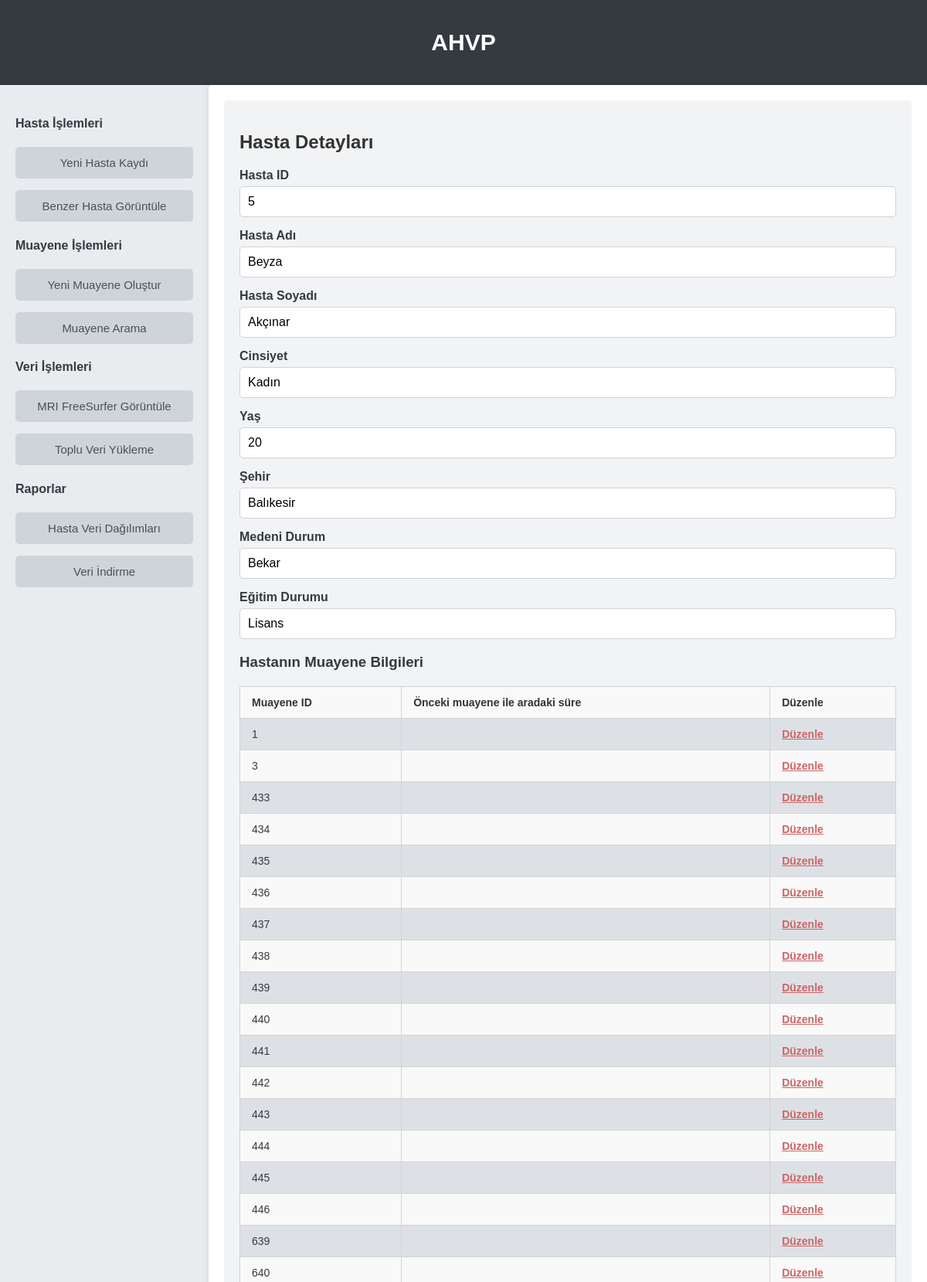
The app's page /hasta/5/ (upper part) with its own data.
### AHVP_app/models.py (models this page shows, shortened)
class Hasta(models.Model):
    hasta_id = models.AutoField(primary_key=True)
    isim = models.CharField(max_length=100)
    soyisim = models.CharField(max_length=100)
    cinsiyet = models.CharField(max_length=10, choices=CINSIYET_CHOICES)
    yas = models.IntegerField()
    sehir = models.CharField(max_length=100, choices=SEHIR_CHOICES)
    medeni_durum = models.CharField(max_length=100, choices=MEDENI_DURUM_CHOICES)
    egitim_durumu = models.CharField(max_length=100, choices=EGITIM_DURUM_CHOICES)
    meslek = models.CharField(max_length=100)

class Muayene(models.Model):
    hasta = models.ForeignKey(Hasta, on_delete=models.CASCADE)  # The examination belongs to a patient
    sifrelenmis_tarih = models.CharField(max_length=255)  # Encrypted date
    denge_bozuklugu = models.BooleanField(default=False)
    serebellar_bulgular = models.BooleanField(default=False)
    ense_sertligi = models.BooleanField(default=False)
    parkinsonizm = models.BooleanField(default=False)
    kranial_sinir_bulgulari = models.BooleanField(default=False)
    motor_duygusal_bulgular = models.BooleanField(default=False)
    patolojik_refleks = models.BooleanField(default=False)
    acer = models.IntegerField(null=True, blank=True)
    npt = models.IntegerField(null=True, blank=True)
    beck_depresyon = models.IntegerField(null=True, blank=True)
    beck_anksiyete = models.IntegerField(null=True, blank=True)
    geriatrik_depresyon = models.IntegerField(null=True, blank=True)
    mmse_zaman = models.IntegerField(null=True, blank=True)
    mmse_yer = models.IntegerField(null=True, blank=True)
    mmse_kayithafizasi = models.IntegerField(null=True, blank=True)
    mmse_dikkat = models.IntegerField(null=True, blank=True)
    mmse_hatirlama = models.IntegerField(null=True, blank=True)
    mmse_lisan = models.IntegerField(null=True, blank=True)
    mmse = models.IntegerField(null=True, blank=True)
    glukoz = models.DecimalField(max_digits=5, decimal_places=2, null=True, blank=True)
    tam_kan_hb = models.DecimalField(max_digits=5, decimal_places=2, null=True, blank=True)
    tam_kan_lym = models.DecimalField(max_digits=5, decimal_places=2, null=True, blank=True)
    tam_kan_neu = models.DecimalField(max_digits=5, decimal_places=2, null=True, blank=True)
    tam_kan_plt = models.DecimalField(max_digits=5, decimal_places=2, null=True, blank=True)
    vitamin_b12 = models.DecimalField(max_digits=5, decimal_places=2, null=True, blank=True)
    tiroid_fonksiyon = models.DecimalField(max_digits=5, decimal_places=2, null=True, blank=True)
    ast = models.DecimalField(max_digits=5, decimal_places=2, null=True, blank=True)
    alt = models.DecimalField(max_digits=5, decimal_places=2, null=True, blank=True)
    ldh = models.DecimalField(max_digits=5, decimal_places=2, null=True, blank=True)
    bun = models.DecimalField(max_digits=5, decimal_places=2, null=True, blank=True)
    kreatinin = models.DecimalField(max_digits=5, decimal_places=2, null=True, blank=True)
    uric_acid = models.DecimalField(max_digits=5, decimal_places=2, null=True, blank=True)
    eritrosit = models.DecimalField(max_digits=5, decimal_places=2, null=True, blank=True)
    sedim = models.DecimalField(max_digits=5, decimal_places=2, null=True, blank=True)
    vldrl = models.CharField(max_length=100, null=True, blank=True)
    bt_sonucu = models.TextField(null=True, blank=True)
    mri_notlari = models.TextField(null=True, blank=True)
    mri_tarihi = models.DateField(null=True, blank=True)
    mri_freesurfer = models.FileField(upload_to='mri/', null=True, blank=True)
    pet1 = models.DecimalField(max_digits=5, decimal_places=2, null=True, blank=True)
    pet2 = models.DecimalField(max_digits=5, decimal_places=2, null=True, blank=True)
    pet3 = models.DecimalField(max_digits=5, decimal_places=2, null=True, blank=True)
    pet4 = models.DecimalField(max_digits=5, decimal_places=2, null=True, blank=True)
    pet5 = models.DecimalField(max_digits=5, decimal_places=2, null=True, blank=True)
    pet6 = models.DecimalField(max_digits=5, decimal_places=2, null=True, blank=True)
    pet7 = models.DecimalField(max_digits=5, decimal_places=2, null=True, blank=True)
    pet8 = models.DecimalField(max_digits=5, decimal_places=2, null=True, blank=True)
    pet9 = models.DecimalField(max_digits=5, decimal_places=2, null=True, blank=True)
    pet10 = models.DecimalField(max_digits=5, decimal_places=2, null=True, blank=True)
    pa_akciger_grafisi = models.TextField(null=True, blank=True)
    eeg_sonucu = models.TextField(null=True, blank=True)
    eeg_file = models.FileField(upload_to='mri/', null=True, blank=True)
    amiloid = models.DecimalField(max_digits=5, decimal_places=2, null=True, blank=True)
    tau = models.DecimalField(max_digits=5, decimal_places=2, null=True, blank=True)
    ek_testler = models.TextField(null=True, blank=True)

### AHVP_app/views.py (the view)
# urls.py: path('hasta/<int:patient_id>/', views.patient_detail_view, name='patient_detail_view'),
def patient_detail_view(request, patient_id):
    hasta = get_object_or_404(Hasta, hasta_id=patient_id)
    muayeneler = Muayene.objects.filter(hasta=hasta)
    return render(request, 'patient_detail_view.html', {'hasta': hasta , 'muayeneler': muayeneler})

### AHVP_app/templates/patient_detail_view.html (shortened to what this page needs)
{% extends 'base.html' %}
{% block content %}
<div class="dashboard-content">
    <h2>Hasta Detayları</h2>
    {% if hasta %}
    <div class="patient-info">
        {% include 'components/textfield.html' with id='hasta_id' label='Hasta ID' name='hasta_id' value=hasta.hasta_id placeholder='Hasta ID' style_class='form-control' readonly=True %}
        {% include 'components/textfield.html' with id='isim' label='Hasta Adı' name='isim' value=hasta.isim placeholder='Hasta Adı' style_class='form-control' readonly=True %}
        {% include 'components/textfield.html' with id='soyisim' label='Hasta Soyadı' name='soyisim' value=hasta.soyisim placeholder='Hasta Soyadı' style_class='form-control' readonly=True %}
        {% include 'components/textfield.html' with id='cinsiyet' label='Cinsiyet' name='cinsiyet' value=hasta.get_cinsiyet_display placeholder='Cinsiyet' style_class='form-control' readonly=True %}
        {% include 'components/textfield.html' with id='yas' label='Yaş' name='yas' value=hasta.yas placeholder='Yaş' style_class='form-control' readonly=True %}
        {% include 'components/textfield.html' with id='sehir' label='Şehir' name='sehir' value=hasta.get_sehir_display placeholder='Şehir' style_class='form-control' readonly=True %}
        {% include 'components/textfield.html' with id='medeni_durum' label='Medeni Durum' name='medeni_durum' value=hasta.get_medeni_durum_display placeholder='Medeni Durum' style_class='form-control' readonly=True %}
        {% include 'components/textfield.html' with id='egitim_durumu' label='Eğitim Durumu' name='egitim_durumu' value=hasta.get_egitim_durumu_display placeholder='Eğitim Durumu' style_class='form-control' readonly=True %}
    </div>
    {% else %}
        <p>Hasta bilgisi bulunamadı.</p>
    {% endif %}
    <h3>Hastanın Muayene Bilgileri</h3>
    <div class="table-container">
        <table>
            <tr>
                <th>Muayene ID</th>
                <th>Önceki muayene ile aradaki süre</th>
                <th>Düzenle</th>
            </tr>
            {% for muayene in muayeneler %}
            <tr>
                <td>{{ muayene.id }}</td>
                <td></td>
                <td>
                    <a href="{% url 'edit_examination_view' muayene.id %}" style="color: rgb(205, 100, 100); font-weight: bold;">
                        Düzenle
                    </a>
                </td>
            </tr>
            {% endfor %}
        </table>
    </div>
</div>
{% endblock %}

### AHVP_app/templates/base.html (shortened to what this page needs)
<!DOCTYPE html>
{% load static %}
<html lang="en">
<head>
    <link rel="stylesheet" href="{% static 'css/style.css' %}">
</head>
<body>
    {% include 'components/header.html' %}
    <div class="dashboard-container">
        <aside class="sidebar">
            {% include 'components/menu.html' %}
        </aside>
        <main class="content">
            {% block content %}{% endblock %}
        </main>
    </div>
</body>
</html>

### AHVP_app/templates/components/header.html
<header class="header">
    <h1>
        <a href="/" class="dashboard-link">AHVP</a>
    </h1>
</header>

### AHVP_app/templates/components/menu.html
<nav class="menu-bar">
    <ul>
        <h4>Hasta İşlemleri</h4>
        <li>{% include 'components/button.html' with label="Yeni Hasta Kaydı" style_class="btn-menu" url="/yenihasta" %}</li>
        <li>{% include 'components/button.html' with label="Benzer Hasta Görüntüle" style_class="btn-menu" url="/patient_similarity/" %}</li>
        <h4>Muayene İşlemleri</h4>
        <li>{% include 'components/button.html' with label="Yeni Muayene Oluştur" style_class="btn-menu" url="/yenimuayene" %}</li>
        <li>{% include 'components/button.html' with label="Muayene Arama" style_class="btn-menu" url="/muayene/edit" %}</li>
        <h4>Veri İşlemleri</h4>
        <li>{% include 'components/button.html' with label="MRI FreeSurfer Görüntüle" style_class="btn-menu" url="/freesurfer-sonuc" %}</li>
        <li>{% include 'components/button.html' with label="Toplu Veri Yükleme" style_class="btn-menu" url="/toplu-veri-yukleme/" %}</li>
        <h4>Raporlar</h4>
        <li>{% include 'components/button.html' with label="Hasta Veri Dağılımları" style_class="btn-menu" url="/datareport" %}</li>
        <li>{% include 'components/button.html' with label="Veri İndirme" style_class="btn-menu" url="/downloads" %}</li>
    </ul>
</nav>

### AHVP_app/templates/components/button.html
<a href="{{ url }}" class="btn {{ style_class }}">
    {{ label }}
</a>

### AHVP_app/templates/components/textfield.html
<div class="textfield">
    <label for="{{ id }}">{{ label }}</label>
    <input type="text" id="{{ id }}" name="{{ name }}" value="{{ value }}" placeholder="{{ placeholder }}" class="{{ style_class }}" {% if readonly %}readonly{% endif %}>
</div>

### AHVP_app/static/css/style.css (style rules this page uses)
body, html { margin: 0; padding: 0; font-family: 'Arial', sans-serif; background-color: #f8f9fa; color: #343a40; }
.dashboard-container { display: flex; height: 100%; width: 100%; }
.header { background-color: #343a40; color: white; padding: 15px; text-align: center; }
.dashboard-link { color: white; text-decoration: none; font-size: 30px; }
.sidebar { width: 230px; background-color: #e9ecef; padding: 20px; box-shadow: 2px 0 5px rgba(0, 0, 0, 0.1); }
.menu-bar ul { list-style-type: none; padding: 0; }
.menu-bar li { margin: 15px 0; }
.btn { background-color: #495057; color: #ffffff; padding: 10px 15px; border: none; border-radius: 5px; cursor: pointer; font-size: 15px; transition: background-color 0.3s ease, transform 0.2s ease; }
.btn-menu { display: block; padding: 12px 15px; background-color: #ced4da; color: #495057; text-decoration: none; text-align: center; border-radius: 5px; transition: background-color 0.3s ease; }
.content { flex-grow: 1; padding: 20px; background-color: #ffffff; border-radius: 5px; box-shadow: 0 0 10px rgba(0, 0, 0, 0.1); min-height: calc(100vh - 50px); }
.dashboard-content { padding: 20px; border-radius: 5px; background-color: #f1f3f5; }
.textfield { margin-bottom: 15px; }
.textfield label { display: block; margin-bottom: 5px; font-weight: bold; }
.textfield input { width: 100%; padding: 10px; border: 1px solid #ced4da; border-radius: 5px; font-size: 16px; box-sizing: border-box; }
.textfield input::placeholder { color: #aaa; }

### AHVP_app/templates/patient_detail_view.html (style rules this page uses)
.table-container { overflow-x: auto; width: 100%; max-width: 100%; position: relative; margin-top: 20px; }
table { width: 100%; border-collapse: collapse; font-size: 14px; border: 1px solid #d4d4d4; }
table th, table td { padding: 12px 15px; text-align: left; border: 1px solid #d4d4d4; }
table th { background-color: #f9f9f9; font-weight: bold; color: #333; }
table tr:nth-child(odd) { background-color: #f9f9f9; }
table tr:nth-child(even) { background-color: #dde1e6; }
h2 { color: #333; margin-bottom: 20px; }

### records on screen
Hasta: isim "Beyza", soyisim "Akçınar"
Muayene: id "1"
Muayene: id "3"
Muayene: id "433"
Muayene: id "434"
Muayene: id "435"
Muayene: id "436"
Muayene: id "437"
Muayene: id "438"
Muayene: id "439"
Muayene: id "440"
Muayene: id "441"
Muayene: id "442"
Muayene: id "443"
Muayene: id "444"
Muayene: id "445"
Muayene: id "446"
Muayene: id "639"
Muayene: id "640"

### other values on screen
{{ label }} "Yeni Hasta Kaydı Benzer Hasta Görüntüle Yeni Muayene Oluştur Muayene Arama MRI FreeSurfer Görüntüle Toplu Veri Yükleme Hasta Veri Dağılımları Veri İndirme"
{{ label }} "Hasta ID Hasta Adı Hasta Soyadı Cinsiyet Yaş Şehir Medeni Durum Eğitim Durumu"
